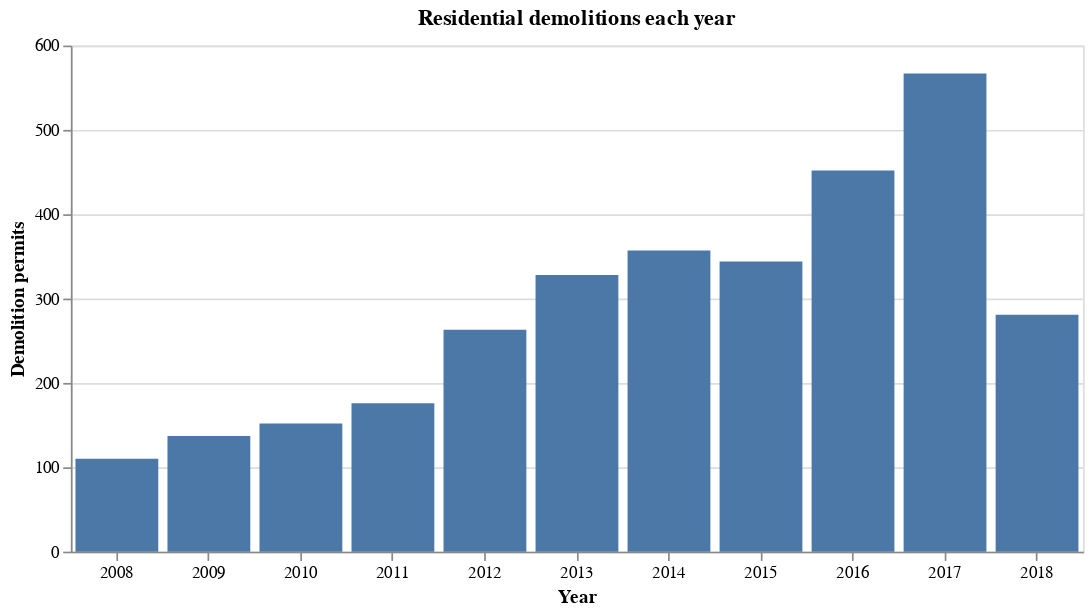

The notebook cell this image was saved under:
### Code cell
# make chart
alt.Chart(demos_by_year.reset_index(), title="Residential demolitions each year").mark_bar().encode(
    x=alt.X("Year:O", axis=alt.Axis(title="Year", labelAngle=0)),
    y=alt.Y("Count:Q", axis=alt.Axis(title="Demolition permits")),
).properties(width=600)

### Figure 1 — Vega-Lite specification as saved in the notebook (floating-point values rounded to 4 significant figures)
{"$schema": "https://vega.github.io/schema/vega-lite/v2.4.1.json", "config": {"view": {"height": 300, "width": 400}}, "data": {"values": [{"Count": 567, "Year": "2017", "index": 0}, {"Count": 452, "Year": "2016", "index": 1}, {"Count": 357, "Year": "2014", "index": 2}, {"Count": 344, "Year": "2015", "index": 3}, {"Count": 328, "Year": "2013", "index": 4}, {"Count": 281, "Year": "2018", "index": 5}, {"Count": 263, "Year": "2012", "index": 6}, {"Count": 176, "Year": "2011", "index": 7}, {"Count": 152, "Year": "2010", "index": 8}, {"Count": 137, "Year": "2009", "index": 9}, {"Count": 110, "Year": "2008", "index": 10}]}, "encoding": {"x": {"axis": {"labelAngle": 0, "title": "Year"}, "field": "Year", "type": "ordinal"}, "y": {"axis": {"title": "Demolition permits"}, "field": "Count", "type": "quantitative"}}, "mark": "bar", "title": "Residential demolitions each year", "width": 600}
